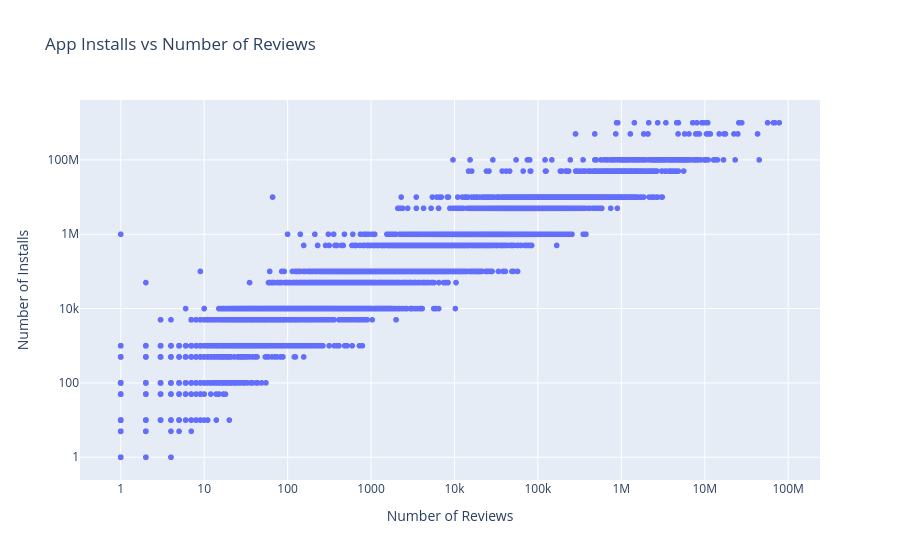

Here is the notebook cell this chart was saved with:
### Code cell
# Graph 6 - Installs vs Reviews

installs_reviews = play_store_df.dropna(
    subset=["Installs_Num", "Reviews"]
).copy()

fig = px.scatter(
    installs_reviews,
    x="Reviews",
    y="Installs_Num",
    title="App Installs vs Number of Reviews",
    labels={
        "Reviews": "Number of Reviews",
        "Installs_Num": "Number of Installs"
    },
    hover_data=["App", "Category", "Rating"]
)

fig.update_xaxes(type="log")
fig.update_yaxes(type="log")

fig.show()

### Figure 1 — Plotly figure (JSON) as saved in the notebook; plotly's stock layout.template omitted (floating-point values rounded to 4 significant figures; data arrays with more than 128 entries replaced by an {"elided": "..."} marker saying what was removed)
{"data": [{"customdata": {"elided": "9659x3 mixed values"}, "hovertemplate": "Number of Reviews=%{x}<br>Number of Installs=%{y}<br>App=%{customdata[0]}<br>Category=%{customdata[1]}<br>Rating=%{customdata[2]}<extra></extra>", "legendgroup": "", "marker": {"color": "#636efa", "symbol": "circle"}, "mode": "markers", "name": "", "showlegend": false, "type": "scattergl", "x": {"elided": "9659 float values"}, "xaxis": "x", "y": {"elided": "9659 float values"}, "yaxis": "y"}], "layout": {"legend": {"tracegroupgap": 0}, "title": {"text": "App Installs vs Number of Reviews"}, "xaxis": {"anchor": "y", "domain": [0, 1], "title": {"text": "Number of Reviews"}, "type": "log"}, "yaxis": {"anchor": "x", "domain": [0, 1], "title": {"text": "Number of Installs"}, "type": "log"}}}
